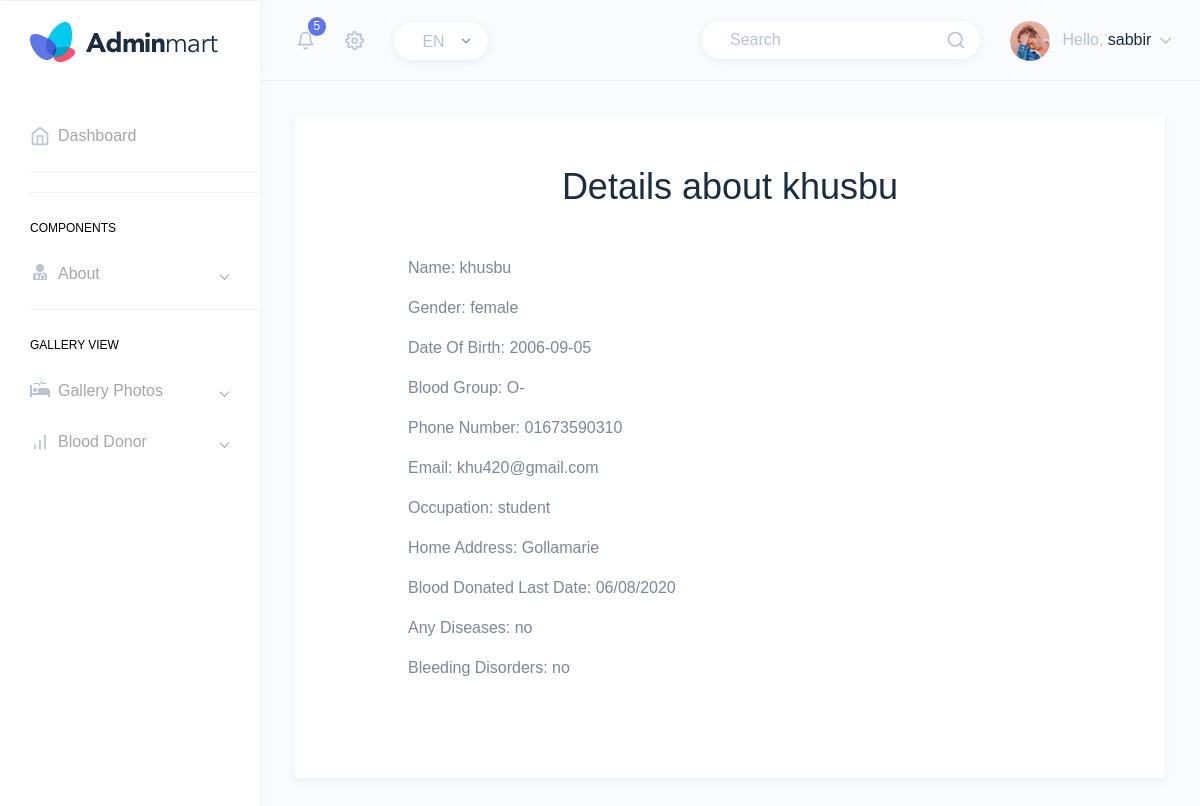
The page /dashboard/donor/detail/4 (signed in) on the database its author committed.
### home/models.py (models this page shows, shortened)
class DonorRegister(models.Model):
    gender_choices = [
        ('male', 'Male'),
        ('female', 'Female'),
    ]
    blood_choices=[
        ("A+" , "A+"),
        ("A-" , "A-"),
        ("B+" , "B+"),
        ("B-" , "B-"),
        ("O+" , "O+"),
        ("O-" , "O-"),
        ("AB+" , "AB+"),
        ("AB-" , "AB-"),
    ]
    any_diseases_choices=[
        ("yes","Yes"),
        ("no","No"),
    ]
    bleeding_disorders_choices=[
        ("yes","Yes"),
        ("no","No"),
    ]
    near_hospital_choices=[
        ("Khulna City Medical","Khulna City Medical"),
        ("Khulna Medical College Hospital","Khulna Medical College Hospital"),
        ("Khulna Sadar Hospital", "Khulna Sadar Hospital"),
        ("Islami Bank Hospital", "Islami Bank Hospital"),
        ("SANDHANI DONOR CLUB KHULNA", "SANDHANI DONOR CLUB KHULNA"),
        ("Khulna Healthcare Hospital", "Khulna Healthcare Hospital"),
        ("Surokkha Hospital & Diagnostic", "Surokkha Hospital & Diagnostic"),
    ]
    name = models.CharField(max_length=30)
    gender = models.CharField(max_length=6, choices=gender_choices)
    date_of_birth = models.CharField(max_length=40)
    blood_group = models.CharField(max_length=4, choices=blood_choices)
    phone_number = models.CharField(max_length=11)
    email = models.EmailField()
    occupation = models.CharField(max_length=50)
    address = models.CharField(max_length=50)
    last_donate_date = models.CharField(max_length=50)
    any_diseases = models.CharField(max_length=4, choices=any_diseases_choices)
    bleeding_disorders = models.CharField(max_length=4, choices=bleeding_disorders_choices)
    near_hospital = models.CharField(max_length=100, choices=near_hospital_choices, default="Khulna Medical College Hospital")

### accounts/decorators.py (the view)
    def wrapper_function(request, *args, **kwargs):
        group = None
        if request.user.groups.exists():
            group = request.user.groups.all()[0].name
        if group == 'visitor':
            return redirect('home')
        elif group == 'admin':
            return view_func(request, *args , **kwargs)
        else :
            return redirect('home')

### dashboard/views.py (called while the page is built)
@login_required
@admin_only
def donor_detail(request, pk):
    donor = DonorRegister.objects.get(pk=pk)
    context = {
        'donors': donor,
    }
    return render(request, 'dashboard/donor_detail.html', context)

### templates/dashboard/donor_detail.html
{% extends 'dashboard/base.html' %}
{% block content %}
<div class="page-wrapper">
    <div class="container-fluid">
        <div class="row">
            <div class="col-12">
                <div class="card">
                    <div class="card-body">
                        <div class="card-body">
                            <div class="container-fluid">
                                <div class="form_body">
                                    <h1 class="text-center text-dark">Details about {{donors.name}}</h1>
                                    <div class= "donor_donor m-5">
                                        <p><strong>Name:    </strong>{{donors.name}}</p>
                                        <p><strong>Gender:  </strong> {{donors.gender}}</p>
                                        <p><strong>Date Of Birth:   </strong> {{donors.date_of_birth}}</p>
                                        <p><strong>Blood Group: </strong> <span class="text-uppercase">{{donors.blood_group}}</span></p>
                                        <p><strong>Phone Number:    </strong> {{donors.phone_number}}</p>
                                        <p><strong>Email:   </strong> {{donors.email}}</p>
                                        <p><strong>Occupation:  </strong> {{donors.occupation}}</p>
                                        <p><strong>Home Address:    </strong> {{donors.address}}</p>
                                        <p><strong>Blood Donated Last Date: </strong> {{donors.last_donate_date}}</p>
                                        <p><strong>Any Diseases:    </strong> {{donors.any_diseases}}</p>
                                        <p><strong>Bleeding Disorders:</strong> {{donors.bleeding_disorders}}</p>
                                </div>
                            </div>
                        </div>
                    </div>
                </div>
            </div>
        </div>
    </div>
</div>
{% endblock %}

### templates/dashboard/base.html (shortened to what this page needs)
{% load static %}
<!DOCTYPE html>
<html dir="ltr" lang="en">
<head>
    <link href="{% static 'dist/assets/extra-libs/c3/c3.min.css' %}" rel="stylesheet">
    <link href="{% static 'dist/assets/libs/chartist/dist/chartist.min.css' %}" rel="stylesheet">
    <link href="{% static 'dist/assets/extra-libs/jvector/jquery-jvectormap-2.0.2.css' %}" rel="stylesheet" />
    <link href="{% static 'dist/dist/css/style.min.css' %}" rel="stylesheet">
    <link href="{% static 'dist/css/select2.min.css' %}" rel="stylesheet">
</head>
<body>
    <div id="main-wrapper" data-theme="light" data-layout="vertical" data-navbarbg="skin6" data-sidebartype="full"
        data-sidebar-position="fixed" data-header-position="fixed" data-boxed-layout="full">
        <header class="topbar" data-navbarbg="skin6">
            <nav class="navbar top-navbar navbar-expand-md">
                <div class="navbar-header" data-logobg="skin6">
                    <div class="navbar-brand">
                        <a href="index.html">
                            <b class="logo-icon">
                                <img src="{% static 'dist/assets/images/logo-icon.png' %}" alt="homepage" class="dark-logo" />
                            </b>
                            <span class="logo-text">
                                <img src="{% static 'dist/assets/images/logo-text.png' %}" alt="homepage" class="dark-logo" />
                            </span>
                        </a>
                    </div>
                </div>
                <div class="navbar-collapse collapse" id="navbarSupportedContent">
                    <ul class="navbar-nav float-left mr-auto ml-3 pl-1">
                        <li class="nav-item dropdown">
                            <a class="nav-link dropdown-toggle pl-md-3 position-relative" href="javascript:void(0)"
                                id="bell" role="button" data-toggle="dropdown" aria-haspopup="true"
                                aria-expanded="false">
                                <span><i data-feather="bell" class="svg-icon"></i></span>
                                <span class="badge badge-primary notify-no rounded-circle">5</span>
                            </a>
                        </li>
                        <li class="nav-item dropdown">
                            <a class="nav-link dropdown-toggle" href="#" id="navbarDropdown" role="button"
                                data-toggle="dropdown" aria-haspopup="true" aria-expanded="false">
                                <i data-feather="settings" class="svg-icon"></i>
                            </a>
                        </li>
                        <li class="nav-item d-none d-md-block">
                            <a class="nav-link" href="javascript:void(0)">
                                <div class="customize-input">
                                    <select
                                        class="custom-select form-control bg-white custom-radius custom-shadow border-0">
                                        <option selected>EN</option>
                                    </select>
                                </div>
                            </a>
                        </li>
                    </ul>
                    <ul class="navbar-nav float-right">
                        <li class="nav-item d-none d-md-block">
                            <a class="nav-link" href="javascript:void(0)">
                                <form action="{% url 'search-donor-dashobard' %}" method="POST">
                                    <div class="customize-input">
                                        <input class="form-control custom-shadow custom-radius border-0 bg-white"
                                            type="search" placeholder="Search" aria-label="Search" name="search_keyword">
                                        <i class="form-control-icon" data-feather="search"></i>
                                    </div>
                                </form>
                            </a>
                        </li>
                        <li class="nav-item dropdown">
                            <a class="nav-link dropdown-toggle" href="javascript:void(0)" data-toggle="dropdown"
                                aria-haspopup="true" aria-expanded="false">
                                <img src="assets/images/users/profile-pic.jpg" alt="user" class="rounded-circle"
                                    width="40">
                                <span class="ml-2 d-none d-lg-inline-block"><span>Hello,</span> <span
                                        class="text-dark">{{ user.username }}</span> <i data-feather="chevron-down"
                                        class="svg-icon"></i></span>
                            </a>
                        </li>
                    </ul>
                </div>
            </nav>
        </header>
        <aside class="left-sidebar" data-sidebarbg="skin6">
            <div class="scroll-sidebar" data-sidebarbg="skin6">
                <nav class="sidebar-nav">
                    <ul id="sidebarnav">
                        <li class="sidebar-item"> <a class="sidebar-link sidebar-link" href="{% url 'dashboard' %}"
                                aria-expanded="false"><i data-feather="home" class="feather-icon"></i><span
                                    class="hide-menu">Dashboard</span></a></li>
                        <li class="list-divider"></li>
                        <li class="list-divider"></li>
                        <li class="nav-small-cap"><span class="hide-menu">Components</span></li>
                        <li class="sidebar-item"> <a class="sidebar-link has-arrow" href="javascript:void(0)"
                                aria-expanded="false"><i class="fas fa-user-md"></i><span
                                    class="hide-menu">About </span></a>
                        </li>
                        <li class="list-divider"></li>
                        <li class="nav-small-cap"><span class="hide-menu">Gallery View</span></li>
                        <li class="sidebar-item"> <a class="sidebar-link has-arrow" href="javascript:void(0)"
                                aria-expanded="false"><i class="fas fa-procedures"></i><span
                                    class="hide-menu">Gallery Photos
                                </span></a>
                        </li>
                        <li class="sidebar-item"> <a class="sidebar-link has-arrow" href="javascript:void(0)"
                            aria-expanded="false"><i data-feather="bar-chart" class="feather-icon"></i><span
                                class="hide-menu">Blood Donor </span></a>
                    </li>
                    </ul>
                </nav>
            </div>
        </aside>
        {% block content %}
        {% endblock %}
    </div>
</body>
</html>

### rows shown on the page
DonorRegister: name "khusbu", gender "female", date_of_birth "2006-09-05", blood_group "O-", phone_number "01673590310", email "khu420@gmail.com", occupation "student", address "Gollamarie", last_donate_date "06/08/2020", any_diseases "no", bleeding_disorders "no"

### other values the page prints
{{ user.username }} "sabbir"
